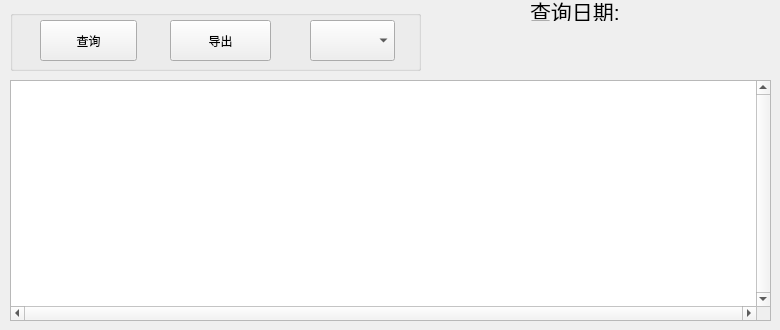
       <widget class="QWidget" name="page_28">
        <widget class="QTableWidget" name="tableWidget_classify">
         <property name="geometry">
          <rect>
           <x>10</x>
           <y>80</y>
           <width>761</width>
           <height>241</height>
          </rect>
         </property>
         <property name="verticalScrollBarPolicy">
          <enum>Qt::ScrollBarAlwaysOn</enum>
         </property>
         <property name="horizontalScrollBarPolicy">
          <enum>Qt::ScrollBarAlwaysOn</enum>
         </property>
         <attribute name="horizontalHeaderCascadingSectionResizes">
          <bool>false</bool>
         </attribute>
         <attribute name="horizontalHeaderShowSortIndicator" stdset="0">
          <bool>false</bool>
         </attribute>
         <attribute name="verticalHeaderVisible">
          <bool>false</bool>
         </attribute>
         <attribute name="verticalHeaderHighlightSections">
          <bool>true</bool>
         </attribute>
        </widget>
        <widget class="QGroupBox" name="groupBox_34">
         <property name="geometry">
          <rect>
           <x>10</x>
           <y>10</y>
           <width>411</width>
           <height>61</height>
          </rect>
         </property>
         <property name="title">
          <string/>
         </property>
         <widget class="QPushButton" name="histroyButton_export_st">
          <property name="geometry">
           <rect>
            <x>160</x>
            <y>10</y>
            <width>101</width>
            <height>41</height>
           </rect>
          </property>
          <property name="text">
           <string>导出</string>
          </property>
         </widget>
         <widget class="QPushButton" name="histroyButton_show_4">
          <property name="geometry">
           <rect>
            <x>30</x>
            <y>10</y>
            <width>97</width>
            <height>41</height>
           </rect>
          </property>
          <property name="text">
           <string>查询</string>
          </property>
         </widget>
         <widget class="QComboBox" name="comboBox_classify">
          <property name="geometry">
           <rect>
            <x>300</x>
            <y>10</y>
            <width>85</width>
            <height>41</height>
           </rect>
          </property>
         </widget>
        </widget>
        <widget class="QLabel" name="label_47">
         <property name="geometry">
          <rect>
           <x>530</x>
           <y>0</y>
           <width>181</width>
           <height>21</height>
          </rect>
         </property>
         <property name="font">
          <font>
           <pointsize>16</pointsize>
          </font>
         </property>
         <property name="text">
          <string>查询日期:</string>
         </property>
        </widget>
        <widget class="QLabel" name="label_date">
         <property name="geometry">
          <rect>
           <x>530</x>
           <y>30</y>
           <width>241</width>
           <height>21</height>
          </rect>
         </property>
         <property name="font">
          <font>
           <pointsize>16</pointsize>
          </font>
         </property>
         <property name="text">
          <string/>
         </property>
        </widget>
       </widget>
